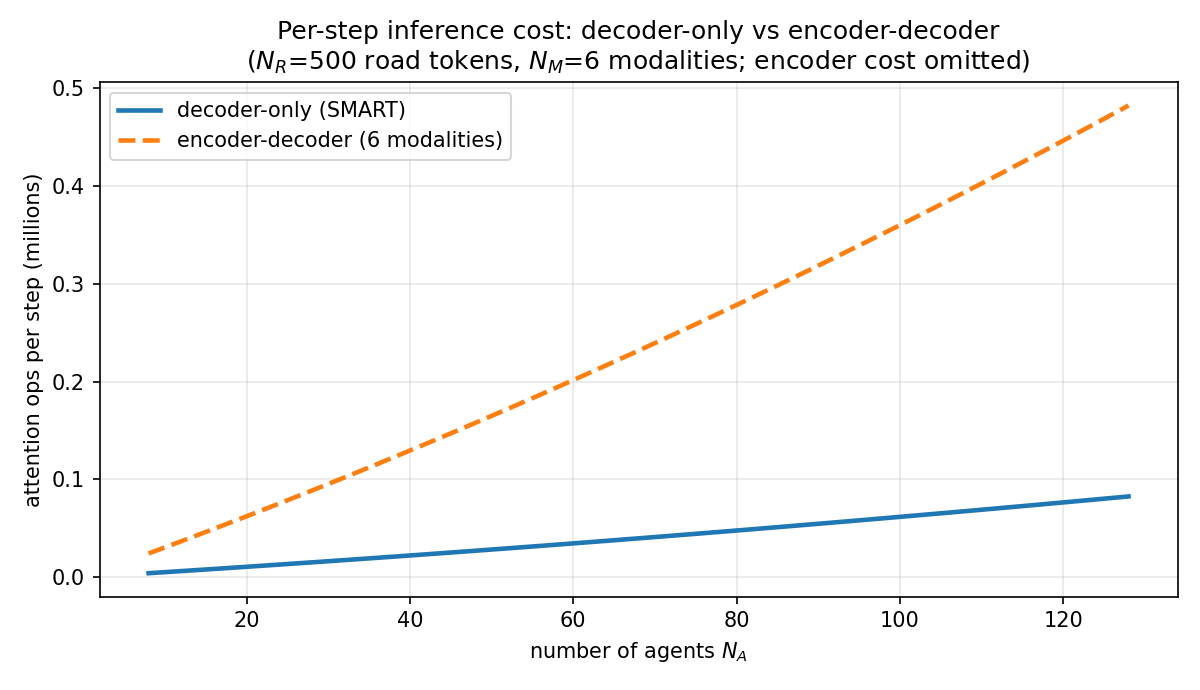

This chart was generated by the following Python code:
import matplotlib
matplotlib.use('Agg')
import matplotlib.pyplot as plt
import numpy as np

# Complexity per rollout step (from paper Sec 4.1):
# decoder-only: O(N_A*N_T) + O(N_A*N_R) + O(N_A^2)
# encoder-decoder (e.g. QCNeXt-style): O(N_A^2*N_M) + O(N_A*N_M*N_R)  (+ encoder cost, omitted)
N_R = 500      # road tokens per scene (typical)
N_T = 18       # motion tokens per agent (9s / 0.5s)
N_M = 6        # modalities of the encoder-decoder baseline

NA = np.arange(8, 129, 4)
dec_only = NA * N_T + NA * N_R + NA ** 2
enc_dec = (NA ** 2) * N_M + NA * N_M * N_R

plt.figure(figsize=(8, 4.6))
plt.plot(NA, dec_only / 1e6, label='decoder-only (SMART)', linewidth=2.2)
plt.plot(NA, enc_dec / 1e6, label='encoder-decoder (6 modalities)', linewidth=2.2, linestyle='--')
plt.xlabel('number of agents $N_A$')
plt.ylabel('attention ops per step (millions)')
plt.title('Per-step inference cost: decoder-only vs encoder-decoder\n($N_R$=500 road tokens, $N_M$=6 modalities; encoder cost omitted)')
plt.legend(frameon=True)
plt.grid(alpha=0.3)
plt.tight_layout()
plt.savefig('fig-inference-cost.png', dpi=150)
print('saved fig-inference-cost.png')
